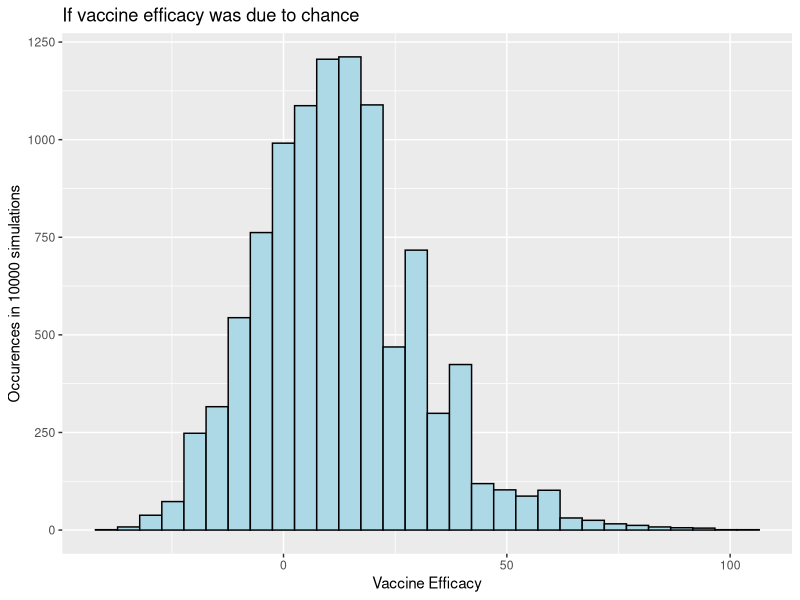

This figure's R source:
## ---- chunk 1
knitr::opts_chunk$set(echo = TRUE)
## ---- chunk 2
# Create the full trial population of 43,000 individuals in which there are 170 infected with covid19 and assigning binary identifiers: infected = 1,  not infected = 0 
population <- c(replicate(170, 1), replicate(42830, 0))

# Create a group from half of the original population
testsample <- sample(population, 21500)

# calculate total positive cases in this simulated group and call this the placebo group
placebo <- sum(testsample)

# The rest of the cases will be in the vaccine group
vaccinated <- 170 - placebo

# Now we can calculate the efficacy of vaccine in this experiment
efficacy <- ((placebo - vaccinated)/vaccinated) *100
print(efficacy)
## ---- chunk 3
# how many times the simulation should run
nruns <- 10000
# initialise vector to hold all the results
eff_res <- rep(0, nruns)
# create the loop
for (i in 1:nruns) {
      testsample <- sample(population, 21500) 
      placebo <- sum(testsample)
      vaccinated <- 162 - placebo
      efficacy <- ((placebo - vaccinated)/vaccinated) *100
      eff_res[i] <- efficacy
}
## ---- chunk 4
# required library
library(ggplot2)
## ---- chunk 5
efficacies <- data.frame(eff_res)
     
ggplot(efficacies, aes(x = eff_res))+
      geom_histogram(bins = 30, col = "black",
                     fill = "lightblue")+
      labs(title = "If vaccine efficacy was due to chance",
           x = "Vaccine Efficacy", 
           y = "Occurences in 10000 simulations")
## ---- chunk 6
# How many simulations result in eff > 90?
abv_94 <- efficacies[efficacies$eff_res >94,]
howmany <- length(abv_94) 
## ---- chunk 7
print(paste("in 10000 (simulated) clinical trials", howmany, "produced a vaccine efficacy of over 94% purely by chance"))
